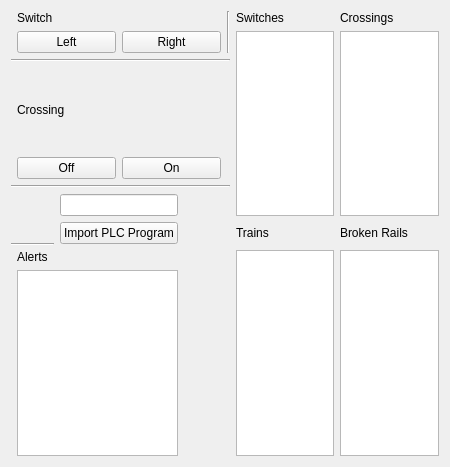
<?xml version="1.0" encoding="UTF-8"?>
<ui version="4.0">
 <class>WaysideWin</class>
 <widget class="QWidget" name="WaysideWin">
  <property name="geometry">
   <rect>
    <x>0</x>
    <y>0</y>
    <width>450</width>
    <height>467</height>
   </rect>
  </property>
  <property name="windowTitle">
   <string>Form</string>
  </property>
  <layout class="QGridLayout" name="gridLayout">
   <item row="0" column="1" colspan="2">
    <widget class="QLabel" name="label">
     <property name="text">
      <string>Switch</string>
     </property>
    </widget>
   </item>
   <item row="0" column="5" rowspan="2">
    <widget class="Line" name="line">
     <property name="orientation">
      <enum>Qt::Vertical</enum>
     </property>
    </widget>
   </item>
   <item row="0" column="6">
    <widget class="QLabel" name="label_7">
     <property name="text">
      <string>Switches</string>
     </property>
    </widget>
   </item>
   <item row="0" column="7">
    <widget class="QLabel" name="label_8">
     <property name="text">
      <string>Crossings</string>
     </property>
    </widget>
   </item>
   <item row="1" column="1" colspan="2">
    <widget class="QPushButton" name="SwitchLeft">
     <property name="text">
      <string>Left</string>
     </property>
    </widget>
   </item>
   <item row="1" column="3" colspan="2">
    <widget class="QPushButton" name="SwitchRight">
     <property name="text">
      <string>Right</string>
     </property>
    </widget>
   </item>
   <item row="1" column="6" rowspan="6">
    <widget class="QListWidget" name="SwitchList"/>
   </item>
   <item row="1" column="7" rowspan="6">
    <widget class="QListWidget" name="CrossingList"/>
   </item>
   <item row="2" column="0" colspan="6">
    <widget class="Line" name="line_2">
     <property name="orientation">
      <enum>Qt::Horizontal</enum>
     </property>
    </widget>
   </item>
   <item row="3" column="1" colspan="2">
    <widget class="QLabel" name="label_2">
     <property name="text">
      <string>Crossing</string>
     </property>
    </widget>
   </item>
   <item row="4" column="1" colspan="2">
    <widget class="QPushButton" name="CrossingOff">
     <property name="text">
      <string>Off</string>
     </property>
    </widget>
   </item>
   <item row="4" column="3" colspan="2">
    <widget class="QPushButton" name="CrossingOn">
     <property name="text">
      <string>On</string>
     </property>
    </widget>
   </item>
   <item row="5" column="0" colspan="6">
    <widget class="Line" name="line_3">
     <property name="orientation">
      <enum>Qt::Horizontal</enum>
     </property>
    </widget>
   </item>
   <item row="6" column="2" colspan="2">
    <widget class="QLineEdit" name="PLCFile"/>
   </item>
   <item row="7" column="2" rowspan="2" colspan="2">
    <widget class="QPushButton" name="ImportPLC">
     <property name="text">
      <string>Import PLC Program</string>
     </property>
    </widget>
   </item>
   <item row="7" column="6" rowspan="2">
    <widget class="QLabel" name="label_9">
     <property name="text">
      <string>Trains</string>
     </property>
    </widget>
   </item>
   <item row="7" column="7" rowspan="2">
    <widget class="QLabel" name="label_10">
     <property name="text">
      <string>Broken Rails</string>
     </property>
    </widget>
   </item>
   <item row="8" column="0" rowspan="2" colspan="2">
    <widget class="Line" name="line_4">
     <property name="orientation">
      <enum>Qt::Horizontal</enum>
     </property>
    </widget>
   </item>
   <item row="9" column="1" rowspan="2" colspan="3">
    <widget class="QLabel" name="label_13">
     <property name="text">
      <string>Alerts</string>
     </property>
    </widget>
   </item>
   <item row="9" column="6" rowspan="3">
    <widget class="QListWidget" name="TrainList"/>
   </item>
   <item row="9" column="7" rowspan="3">
    <widget class="QListWidget" name="BrokenRailList"/>
   </item>
   <item row="11" column="1" colspan="3">
    <widget class="QListWidget" name="AlertList"/>
   </item>
  </layout>
 </widget>
 <resources/>
 <connections/>
</ui>
